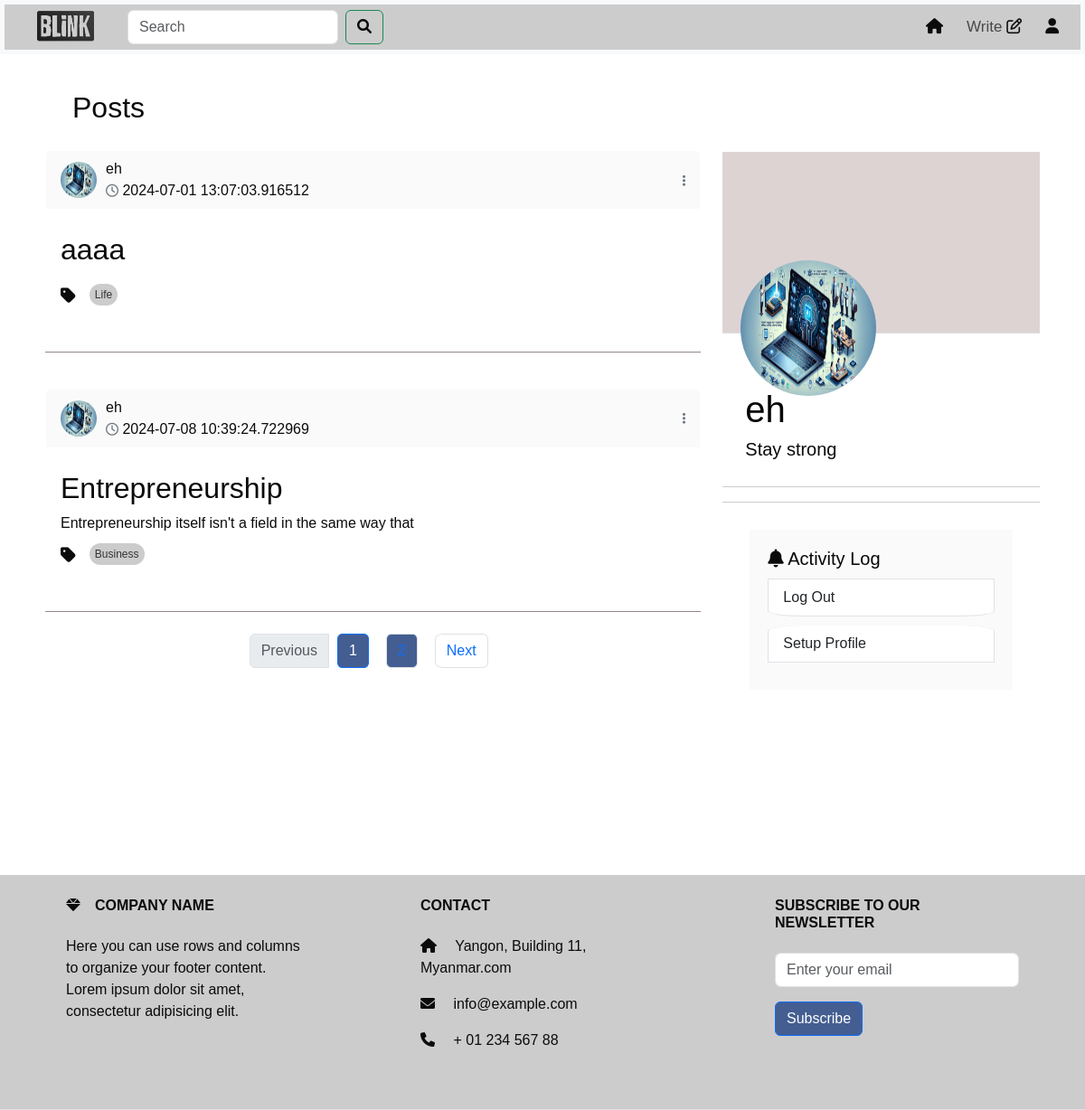
Screenshot of /profile/user_?3 (signed in) with the database file from the repository.
### models.py (models this page shows, shortened)
class Post(db.Model):
    id = db.Column(db.Integer, primary_key=True)
    title = db.Column(db.Text())
    content = db.Column(db.Text())
    tag = db.Column(db.Text(), nullable=False)
    user_id = db.Column(db.Integer, db.ForeignKey('user.id'), nullable=False)
    created_date = db.Column(db.DateTime,default=datetime.datetime.now)
    likes = db.Column(db.Integer, default=0)
    meta = db.Column(db.Text, nullable=True)
    comments = db.relationship('Comment', backref='post',cascade="all, delete", lazy=True)

class User(UserMixin,db.Model):
    id = db.Column(db.Integer, primary_key=True)
    username = db.Column(db.String(50), unique=True)
    email =db.Column(db.String(50), unique=True)
    password = db.Column(db.String(100))
    bio = db.Column(db.String(50))
    profile_picture = db.Column(db.String(250))
    posts = db.relationship('Post', backref='author', lazy=True)
    comments = db.relationship('Comment', backref='author', lazy=True)

### route.py (the view)
@app.route('/profile/user_?<int:user_id>', methods=['GET', 'POST'])
@login_required
def profile(user_id,limit=2):
    page = request.args.get('page', 1, type=int)
    per_page = 5  # Number of posts per page
    post = get_posts(page, per_page)
    user = User.query.get_or_404(user_id)
    user_posts = Post.query.filter_by(user_id=user_id).paginate(page=page, per_page=per_page)
    picture_url=get_profile_profile(user_id)
    unique_tags = list(set(tag for tag, in Post.query.with_entities(Post.tag).distinct()))
    popular_posts = Post.query.order_by(Post.likes.desc()).limit(limit).all()
    forms=SearchForm()
    query = forms.search.data
    if forms.validate_on_submit():
         search_results = Post.query.filter(Post.title.ilike(f'%{query}%')).all()
         return render_template('search_results.html' ,post=post, search_results =search_results ,
                                form = forms ,tags=unique_tags,popular_posts=popular_posts)
    return render_template('profile.html', user_id=user_id,user=user,picture_url=picture_url,user_posts=user_posts,form=forms,post=post,tags=unique_tags,popular_posts=popular_posts)

### forms.py
class SearchForm(FlaskForm):
    search = StringField('Search ', validators=[DataRequired()])
    submit = SubmitField('Search')

### route.py (called while the page is built)
@login_manager.user_loader
def loader_user(user_id):
    return User.query.get(user_id)

def get_profile_profile(user_id):
    cwd = os.getcwd()
    user = User.query.get_or_404(user_id)
    if user:
        picture_url = f"/photo/user_profile/{user.profile_picture}"
        return picture_url

def get_posts(page, per_page, tag=None):
    if tag:
        return Post.query.filter(Post.tag.in_([tag])).paginate(page=page, per_page=per_page, error_out=False)
    return Post.query.order_by(Post.created_date.desc()).paginate(page=page, per_page=per_page, error_out=False)

### templates/profile.html (shortened to what this page needs)
<!DOCTYPE html>
<html lang="en">
  <head>
    <link
      href="https://cdn.jsdelivr.net/npm/bootstrap@5.3.3/dist/css/bootstrap.min.css"
      rel="stylesheet"
    />
    <link
      href="https://cdnjs.cloudflare.com/ajax/libs/font-awesome/6.0.0-beta3/css/all.min.css"
      rel="stylesheet"
    />
    <link rel="stylesheet" href="/static/profile.css" />
  </head>
  <body>
    {% include 'topnav.html' %}
    <div class="container">
      <div class="row">
        <div class="col-sm-8">
          <div id="posts-container">
            <h2 style="margin-left: 30px">Posts</h2>
            {% for post in user_posts.items %}
            <div class="card">
              <div
                class="card-header d-flex justify-content-between align-items-center"
                onclick="redirectToProfile(event)"
              >
                <div class="profile-image">
                  <img
                    src="{{ url_for('static', filename= picture_url ) }}"
                    width="60"
                    height="60"
                    alt=""
                  />
                </div>
                <div style="width: 800px">
                  <p>
                    {{post.author.username}}<br />
                    <i class="fa-regular fa-clock"></i> {{post.created_date}}
                  </p>
                </div>
                {% if post.author.id == current_user.id %}
                <div>
                  <div class="dropdown">
                    <button
                      class="dropbtn"
                      type="button"
                      data-bs-toggle="dropdown"
                      aria-expanded="false"
                    >
                      <i class="fas fa-ellipsis-v"></i>
                    </button>
                  </div>
                </div>
                {% endif %}
              </div>
              <div class="card-body" onclick="redirectToFullPost()">
                <a
                class="nav-link"
                href="{{ url_for('full_post',post_id=post.id) }}"
              >
                <div class="col-sm-12">
                  <h2 class="card-title">{{post.title}}</h2>
                  <p class="card-text" id="card-description">
                    {{post.meta | safe}}
                  </p>
                  <div class="tags-container">
                    <ul class="list-group list-group-horizontal">
                      <i class="fas fa-tag"></i>
                      <a
                        href="{{ url_for('home_tag',tag=post.tag ) }}"
                        class="tag"
                        >{{post.tag}}
                      </a>
                    </ul>
                  </div>
                </div>
                </a>
              </div>
            </div>
            <br />
            <div
              class="card-end"
              style="border-bottom: #958787 solid 1px; margin-bottom: 20px"
            ></div>
            {% endfor %}
          </div>
          <nav aria-label="Page navigation" class="mt-4">
              <ul class="pagination justify-content-center" style="gap: 10px">
              <li
                class="page-item {% if not post.has_prev %}disabled{% endif %}"
              >
                {% if post.has_prev %}
                <a class="page-link" href="?page={{ post.prev_num }}"
                  >Previous</a
                >
                {% else %}
                <span class="page-link">Previous</span>
                {% endif %}
              </li>
              {% for page_num in post.iter_pages() %} {% if page_num %}
              <li
                class="page-item {% if post.page == page_num %}active{% endif %}"
              >
                <a class="page-link" href="?page={{ page_num }}" style="background-color: #445e91"
                  >{{ page_num }}</a
                >
              </li>
              {% else %}
              <li class="page-item disabled">
                <span class="page-link">...</span>
              </li>
              {% endif %} {% endfor %}
              <li
                class="page-item {% if not post.has_next %}disabled{% endif %}"
              >
                {% if post.has_next %}
                <a class="page-link" href="?page={{ post.next_num }}">Next</a>
                {% else %}
                <span class="page-link">Next</span>
                {% endif %}
              </li>
            </ul>
          </nav>
        </div>
        <div class="col-sm-4" style="margin-top: 48px" id="right-column">
          <div style="width: 100%; position: relative" class="border-bottom">
            <div class="bg-black-cover"></div>
            <div
              style="
                display: flex;
                justify-content: start;
                gap: 10px;
                position: absolute;
                bottom: -70px;
                left: 20px;
              "
            >
              <div style="display: flex; flex-direction: column; gap: 10px">
                <img
                  src="{{ url_for('static', filename= picture_url ) }}"
                  class="profile-pic"
                />
              </div>
            </div>
          </div>
          <div class="profileDetail">
            <h1>{{user.username}}</h1>
            <h5>{{ user.bio }}</h5>
            <br />
          </div>
          <div class="story"></div>
          <div class="card1" id="activity-log">
            {% if user_id == current_user.id %}
            <div class="card-body">
              <h5 class="card-title">
  <h5>
    <i class="fa-solid fa-bell"></i> Activity Log
  </h5>
  <ul class="list-group">
    <a href="{{ url_for('logout') }}" class="list-group-item list-group-item-action">Log Out</a>
    <a href="{{ url_for('profile_edit') }}" class="list-group-item list-group-item-action">Setup Profile</a>
  </ul>
            </div>
            {% endif %}
          </div>
        </div>
      </div>
    </div>
    {% include 'footer.html' %}
  </body>
</html>

### templates/topnav.html (shortened to what this page needs)
<nav class="navbar navbar-expand-lg navbar-light bg-light">
  <div class="container-fluid">
    <a class="nav-link" href="{{ url_for('home') }}">
      <img class="image" src="/static/image/logo.png" alt="Logo"
    /></a>
    <div class="collapse navbar-collapse" id="navbarSupportedContent">
      <form class="d-flex" method="POST">
        <input
          class="form-control form-control-md w-100 me-2"
          type="search"
          placeholder="Search"
          aria-label="Search"
          name="search"
        />
        <button class="btn btn-outline-success" type="submit">
          <i class="fa-solid fa-magnifying-glass"></i>
        </button>
      </form>
      <ul class="navbar-nav ms-auto mb-2 mb-lg-0" style="gap: 10px">
        <li class="nav-item">
          <a
            class="nav-link active"
            aria-current="page"
            href="{{ url_for('home') }}"
            ><i class="fa-solid fa-house"></i
          ></a>
        </li>
        <li class="nav-item">
          <a class="nav-link" href="{{ url_for('post') }}"
            >Write <i class="fa-regular fa-pen-to-square"></i
          ></a>
        </li>
        <li class="nav-item">
          <a
            class="nav-link"
            href="{{ url_for('profile',user_id=current_user.id) }}"
            ><i class="fa-solid fa-user"></i
          ></a>
        </li>
      </ul>
    </div>
  </div>
</nav>

### templates/footer.html
<footer
  class="d-flex justify-content-center justify-content-lg-between p-4 border-bottom"
>
  <div class="footer text-center text-md-start">
    <div class="row">
      <div class="col-md-4 col-lg-4 col-xl-3 mx-auto mb-4">
        <h6 class="text-uppercase fw-bold mb-4">
          <i class="fas fa-gem me-3"></i>Company name
        </h6>
        <p>
          Here you can use rows and columns to organize your footer content.
          Lorem ipsum dolor sit amet, consectetur adipisicing elit.
        </p>
      </div>
      <div class="col-md-4 col-lg-4 col-xl-3 mx-auto mb-4">
        <h6 class="text-uppercase fw-bold mb-4">Contact</h6>
        <p><i class="fas fa-home me-3"></i> Yangon, Building 11, Myanmar.com</p>
        <p><i class="fas fa-envelope me-3"></i> info@example.com</p>
        <p><i class="fas fa-phone me-3"></i> + 01 234 567 88</p>
      </div>
      <div class="col-md-4 col-lg-4 col-xl-3 mx-auto mb-4">
        <h6 class="text-uppercase fw-bold mb-4">Subscribe to our Newsletter</h6>
        <form>
          <div class="mb-3">
            <input
              type="email"
              class="form-control"
              placeholder="Enter your email"
            />
          </div>
          <button
            type="submit"
            class="btn btn-primary"
            style="background-color: #445e91"
          >
            Subscribe
          </button>
        </form>
      </div>
    </div>
  </div>
</footer>

### static/profile.css (style rules this page uses)
* { color: #0c0b0b; font-family: sans-serif; margin: 0; padding: 0; box-sizing: border-box; }
.container { background: #fff; padding: 20px; margin-top: 20px; z-index: 1; }
.container-fluid { height: 50px; color: black; text-align: center; padding: 14px 16px; text-decoration: none; font-size: 17px; background: #ccc; font-weight: 200px; z-index: 2; margin: 5px; }
.navbar { position: sticky; top: 0; height: auto; padding-top: 0px; padding-bottom: 0px; z-index: 2; }
.navbar-nav .nav-link { padding-top: 0.5rem; padding-bottom: 0.5rem; }
.d-flex { padding-left: 20px; background-color: #ccc; }
.text-center { background: linear-gradient(to left, #ccc 0%, #ccc 100%); }
.row a { border-radius: 15%; margin-bottom: 10px; margin-right: 10px; }
.image { height: 80px; width: 100px; }
#navbarSupportedContent { background: linear-gradient(to left, #ccc 0%, #ccc 100%); }
.bg-black-cover { height: 200px; background: rgb(222, 211, 211); }
.profile-pic { width: 150px; height: 150px; border: 4px white; border-radius: 50%; }
h1 { color: rgb(4, 4, 4); }
.profileDetail { padding: 0px 25px; line-height: 1.3; margin-top: 60px; }
.story { border-top: solid 1px #ccc; border-bottom: solid 1px #ccc; padding: 8px 25px; font-size: 15pt; font-weight: 500; }
.card { color: #070707; border-color: #ffffff; background-color: #ffffff; }
.card-header { padding: 10px; background-color: #eee; display: flex; align-items: center; border-bottom: none !important; }
.card-header { display: flex; flex-direction: row; justify-content: space-between; align-items: center; padding: 0.5rem 1rem; background-color: #fafafa; margin-top: 20px; }
.profile-image { margin-right: 10px; }
.profile-image img { border-radius: 50%; width: 40px; height: 40px; }
.card-header p { margin: 0; }
.card-header i { margin: 0; font-size: 14px; color: #6c757d; }
.card-body { background-color: #ffffff; }
.card-text { overflow: hidden; text-overflow: ellipsis; display: -webkit-box; -webkit-line-clamp: 3; -webkit-box-orient: vertical; transition: -webkit-line-clamp 0.5s ease; }
.card-end { border-bottom: 1px solid #ccc; }
#activity-log { color: rgb(7, 7, 7); }
.card1 .card-body { background-color: #fafafa; margin: 30px; padding: 20px; }
.card1 .card-body .list-group { margin-top: 10px; border-radius: 0; }
#right-column { position: -webkit-sticky; position: sticky; top: 10; height: 100vh; overflow-y: auto; padding-top: 20px; }
.dropdown { position: relative; margin-left: auto; }
.dropbtn { background: none; border: none; cursor: pointer; font-size: 18px; }
.tags-container { margin-top: 10px; }
.fa-tag { font-size: 1.2em; margin-right: 5px; vertical-align: middle; }
.tags-container .tag { background-color: #ccc; color: #333; padding: 3px 6px; margin-right: 5px; border-radius: 20px; text-decoration: none; font-size: 12px; display: inline-block; }

### rows the page displays
Post: author.username "eh", created_date "2024-07-01 13:07:03.916512", title "aaaa", tag "Life"
Post: author.username "eh", created_date "2024-07-08 10:39:24.722969", title "Entrepreneurship", meta "Entrepreneurship itself isn't a field in the same way that", tag "Business"
User: username "eh", bio "Stay strong"

### other values shown
{{ page_num }} "1"
